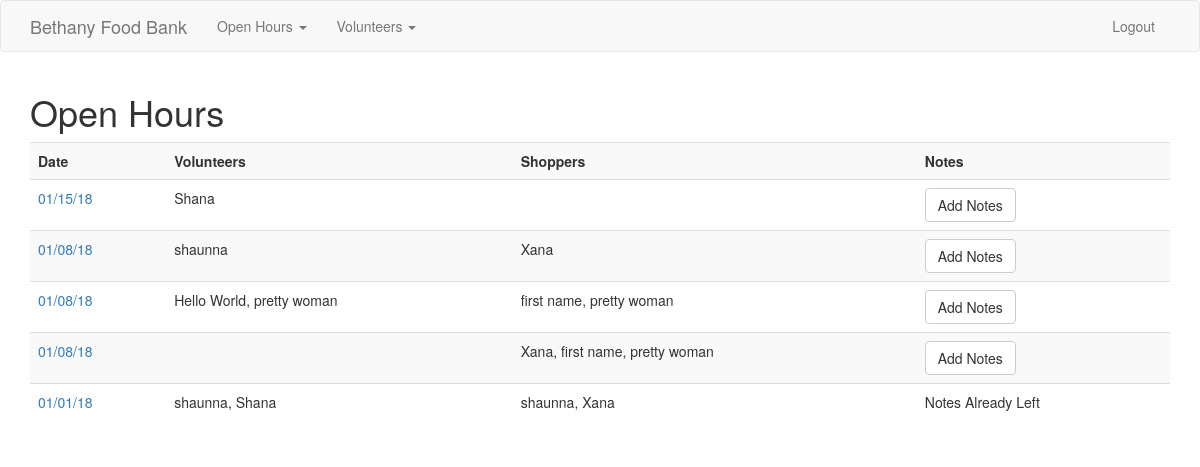
The app's page /openhours/ (signed in), older data.
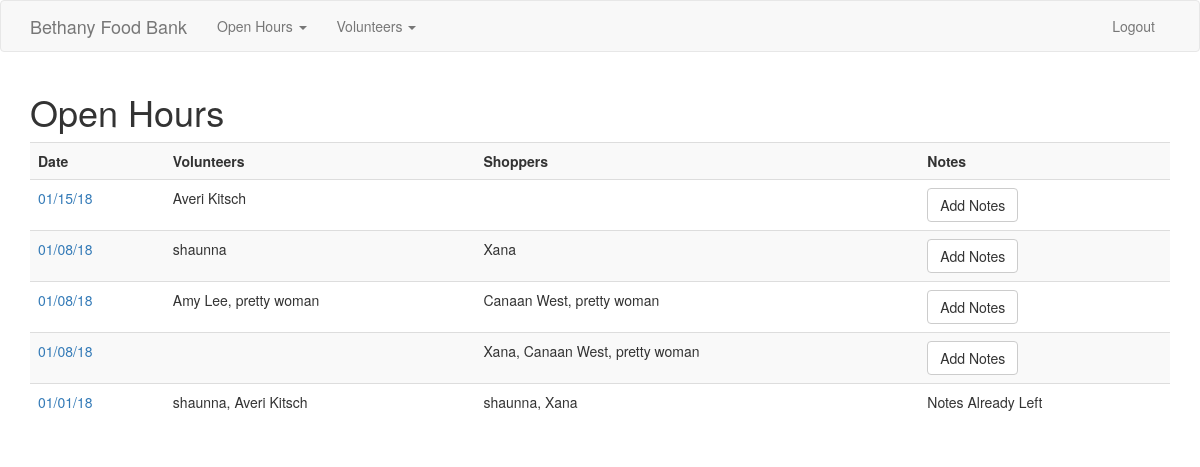
The same page, newer data.
### app/models.py (models this page shows, shortened)
class Volunteer(db.Model):
    id = db.Column(db.Integer(), primary_key=True)
    name = db.Column(db.String(100), unique=True)
    role = db.Column(db.String(50))
    email = db.Column(db.String(255), nullable=False)
    active = db.Column(db.Boolean)
    openhours = db.relationship('Openhour', secondary=openhour_volunteers, backref='ohvolunteers', lazy='subquery')
    openhour_shoppers = db.relationship('Openhour', secondary=openhour_shoppers, backref='ohshoppers', lazy='subquery')
    notes = db.relationship('Note', backref='openhour', lazy=True)

### app/openhours/views.py (the view)
@openhours_blueprint.route('/')
@user_logged_in
def index():
    openhours = Openhour.query.order_by(Openhour.date.desc()).all()
    if openhours:
        return render_template('openhours.html', openhours=openhours)
    else:
        msg = 'No Open Hours Found'
        return render_template('openhours.html', msg=msg)

### app/login_helpers.py (called while the page is built)
def user_logged_in(f):
    @wraps(f)
    def wrap(*args, **kwargs):
        if 'user' in session:
            return f(*args, **kwargs)
        else:
            flash('Please log in to see this page', 'danger')
            return redirect(url_for('user_login'))
    return wrap

### app/users/templates/openhours.html
{% extends 'layout.html' %}
{% block body %}
  <h1>Open Hours</h1>
  <table class="table table-striped">
    <tr>
      <th>Date</th>
      <th>Volunteers</th>
      <th>Shoppers</th>
      <th>Notes</th>
    </tr>
    {% for openhour in openhours %}
      <tr>
        <td><a href="{{openhour.id}}">{{ openhour.date.strftime('%m/%d/%y') }}</a></td>
        <td>
          {% for volunteer in openhour.volunteers %}
            <span> {{volunteer.name}}{{ "," if not loop.last }}</span>
          {% endfor %}
        </td>
        <td>
          {% for shopper in openhour.shoppers %}
            <span>{{shopper.name}}{{ "," if not loop.last }}</span>
          {% endfor %}
        </td>
        {% if openhour.notes %}
          <td>Notes Already Left</a></td>
        {% else %}
          <td><a class="btn btn-default" href="openhours/{{openhour.id}}/notes/new">Add Notes</a></td>
        {% endif %}
    </tr>
  {% endfor %}
  </table>
{% endblock %}

Row changes from the older to the newer data that the page shows:
changed Volunteer: name "Shana" → "Averi Kitsch"
changed Volunteer: name "Hello World" → "Amy Lee"
changed Volunteer: name "first name" → "Canaan West"
